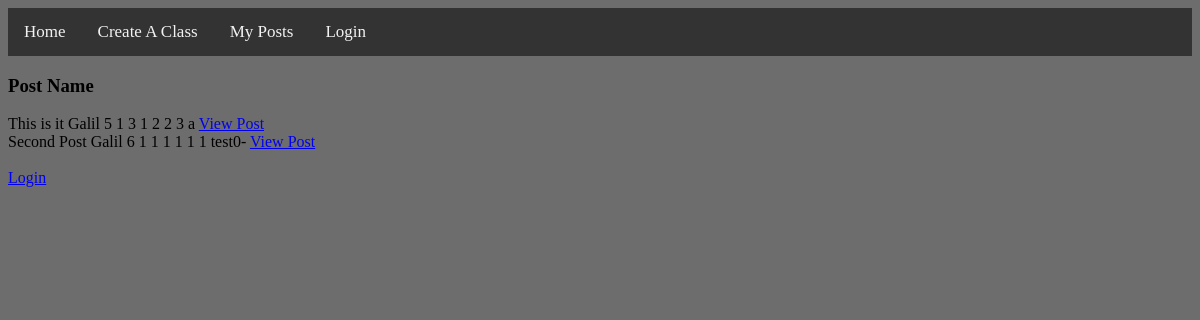
The page / on the database its author committed.
### class_upvote/models.py (models this page shows, shortened)
class Post(models.Model):
    post_name = models.CharField(max_length=30)
    main_weapon = models.ForeignKey(Weapon, on_delete=models.CASCADE)
    attachment1 = models.ForeignKey(Attachment, on_delete=models.CASCADE, related_name='post_attachment1', default=1)
    attachment2 = models.ForeignKey(Attachment, on_delete=models.CASCADE, related_name='post_attachment2', default=1)
    attachment3 = models.ForeignKey(Attachment, on_delete=models.CASCADE, related_name='post_attachment3', default=1)
    attachment4 = models.ForeignKey(Attachment, on_delete=models.CASCADE, related_name='post_attachment4', default=1)
    attachment5 = models.ForeignKey(Attachment, on_delete=models.CASCADE, related_name='post_attachment5', default=1)
    created_by = models.ForeignKey(User, on_delete=models.CASCADE)

class Weapon(models.Model):
    weapon_name = models.CharField(max_length=30)
    category = models.ForeignKey(Category, on_delete=models.CASCADE)
    attachment = models.ForeignKey(Attachment, on_delete=models.CASCADE)

### class_upvote/views.py (the view)
# urls.py: path('', post, name='postshort'),
def post(request):
    post_data = Post.objects.all()
    context = {
        'post_data': post_data
    }
    return render(request, 'index.html', context)

### templates/index.html (shortened to what this page needs)
{% load static %}
<head>
    <link rel='stylesheet' type='text/css' media='screen' href="{% static 'main/css/main.css' %}">
</head>
{% include "nav.html" %}
{% include "class_upvote/templates/post_short.html" with post_data=post_data %}
{% if user.is_authenticated %}
<form id="logout-form" method="post" action="{% url 'logout' %}?next={{ '/' }}">
  {% csrf_token %}
  <button type="submit" class="btn btn-link">Logout</button>
</form>
{{ user.get_username }}
{% else %}
<a href="{% url 'login' %}?next={{ request.path }}">Login</a>
{% endif %}

### templates/nav.html (shortened to what this page needs)
{% load static %}
<head>
  <link rel='stylesheet' type='text/css' media='screen' href="{% static 'main/css/nav.css' %}">
</head>
<div class="topnav" id="myTopnav">
  <a href="/" class="" active>Home</a>
  <a href="/createaclass">Create A Class</a>
  <a href="/my_posts">My Posts</a>
  {% if user.is_authenticated %}
  <form id="logout-form" method="post" action="{% url 'logout' %}?next={{ '/' }}">
    {% csrf_token %}
    <br>
    <button id="logout-btn" type="submit" class="btn btn-link">Logout - {{ user.get_username }}</button>
  </form>
  {% else %}
  <a href="{% url 'login' %}?next={{ request.path }}">Login</a>
  {% endif %}
</div>

### class_upvote/templates/post_short.html (shortened to what this page needs)
<head>
</head>
<h3>Post Name</h3>
{% if post_data %}
{% for x in post_data %}
{{ x.post_name }}
{{ x.main_weapon.weapon_name }}
{{ x.id }}
{{ x.main_weapon_id }}
{{ x.attachment1_id }}
{{ x.attachment2_id }}
{{ x.attachment3_id }}
{{ x.attachment4_id }}
{{ x.attachment5_id }}
{{ x.created_by }}
<a href="{% url 'post_details' x.id%}">View Post</a>
{% endfor %}
{% else %}
<p>No Posts</p>
{% endif %}

### static/main/css/nav.css (style rules this page uses)
.topnav { overflow: hidden; background-color: #333; }
.topnav a { float: left; display: block; color: #f2f2f2; text-align: center; padding: 14px 16px; text-decoration: none; font-size: 17px; }

### rows shown on the page
Post: post_name "This is it", main_weapon.weapon_name "Galil", id "5", main_weapon_id "1", attachment1_id "3", attachment2_id "1", attachment3_id "2", attachment4_id "2", attachment5_id "3", created_by "a"
Post: post_name "Second Post", main_weapon.weapon_name "Galil", id "6", main_weapon_id "1", attachment1_id "1", attachment2_id "1", attachment3_id "1", attachment4_id "1", attachment5_id "1", created_by "test0-"
